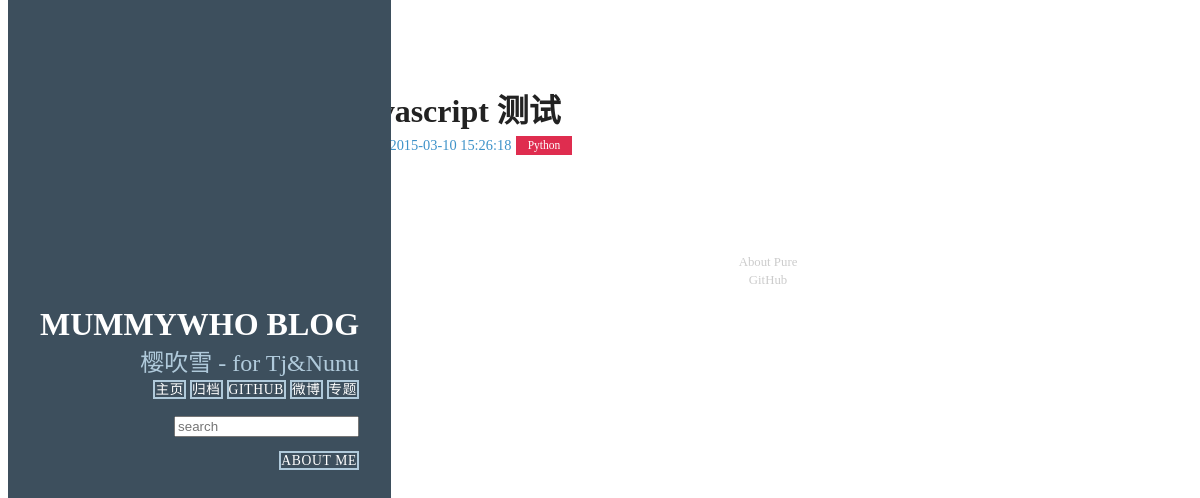
Page /4/ on the committed database.
### article/models.py (models this page shows, shortened)
class Article(models.Model) :
    title = models.CharField(max_length = 100)  #博客题目
    category = models.CharField(max_length = 50, blank = True)  #博客标签
    date_time = models.DateTimeField(auto_now_add = True)  #博客日期
    content = models.TextField(blank = True, null = True)  #博客文章正文
    def get_absolute_url(self):
        path = reverse('detail', kwargs={'id':self.id})
        return "http://121.43.225.213%s" % path
    class Meta:  #按时间下降排序
        ordering = ['-date_time']

### article/views.py (the view)
# urls.py: url(r'^(?P<id>\d+)/$', 'article.views.detail', name='detail'),
def detail(request, id):
    try:
        post = Article.objects.get(id=str(id))
    except Article.DoesNotExist:
        raise Http404
    return render(request, 'post.html', {'post' : post})

### article/templatetags/custom_markdown.py (called while the page is built)
@register.filter(is_safe=True)  #注册template filter
@stringfilter  #希望字符串作为参数
def custom_markdown(value):
    return mark_safe(markdown.markdown(value,
        extensions = ['markdown.extensions.fenced_code', 'markdown.extensions.codehilite'],
                                       safe_mode=True,
                                       enable_attributes=False))

### templates/post.html (shortened to what this page needs)
﻿{% extends "base.html" %}
{% load custom_markdown %}
{% block content %}
<div class="posts">
        <section class="post">
            <header class="post-header">
                <h2 class="post-title">{{ post.title }}</h2>
                    <p class="post-meta">
                        Time:  <a class="post-author" href="#">{{ post.date_time|date:"Y-m-d H:i:s"}}</a> <a class="post-category post-category-js" href="{% url 'search_tag' tag=post.category %}">{{ post.category|title }}</a>
                    </p>
            </header>
        </section>
</div>
{% endblock %}

### static/css/blog.css (style rules this page uses)
* { -webkit-box-sizing: border-box; -moz-box-sizing: border-box; box-sizing: border-box; }
a { text-decoration: none; color: rgb(61, 146, 201); }
.post { padding-bottom: 2em; }
.post-title { font-size: 2em; color: #222; margin-bottom: 0.2em; }
.post-meta { color: #999; font-size: 90%; margin: 0; }
.post-category { margin: 0 0.1em; padding: 0.3em 1em; color: #fff; background: #999; font-size: 80%; }
.post-category-js { background: #df2d4f; }

### rows in the picture
Article: title "javascript 测试", date_time "2015-03-10 15:26:18", category "Python"
